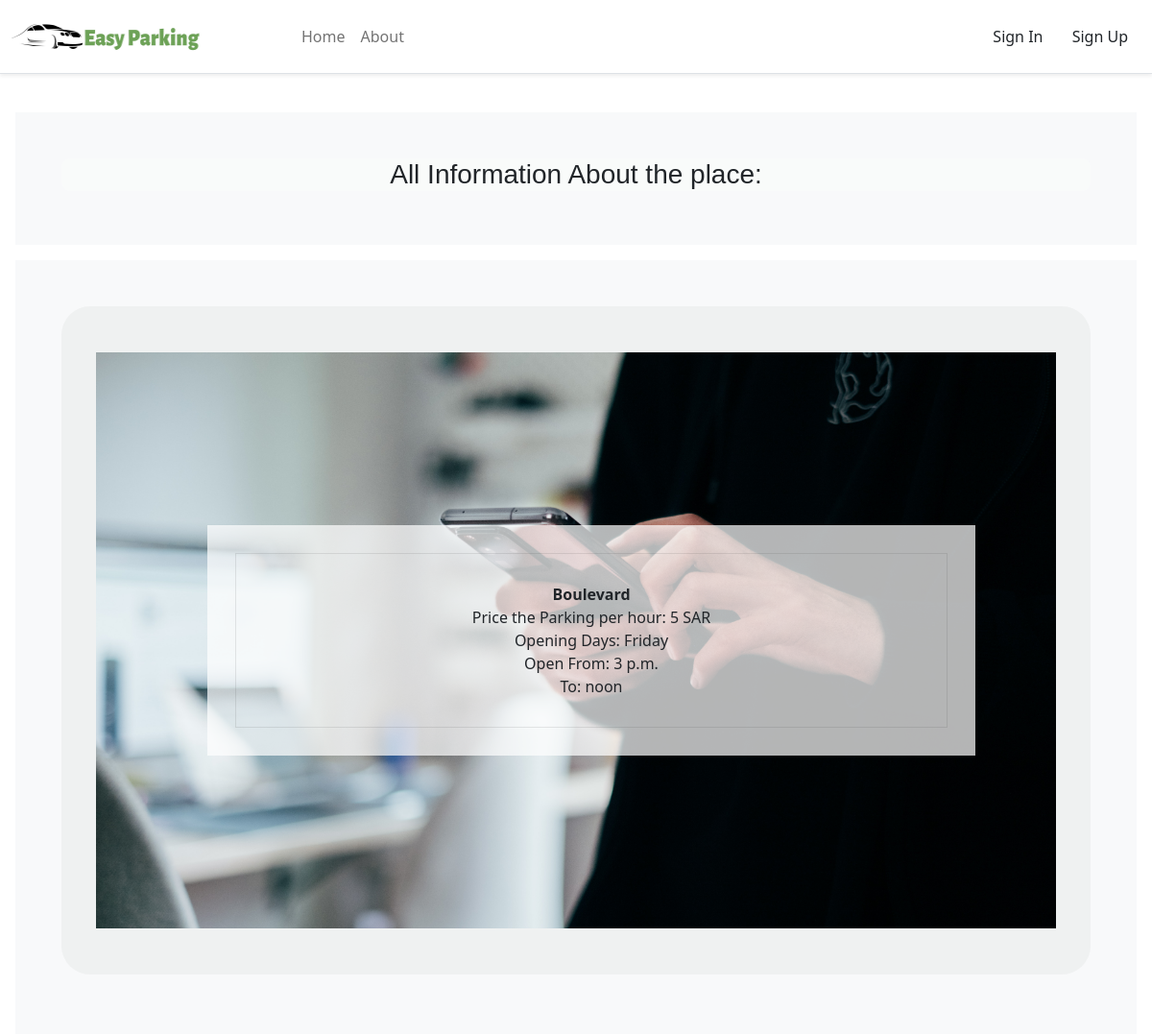
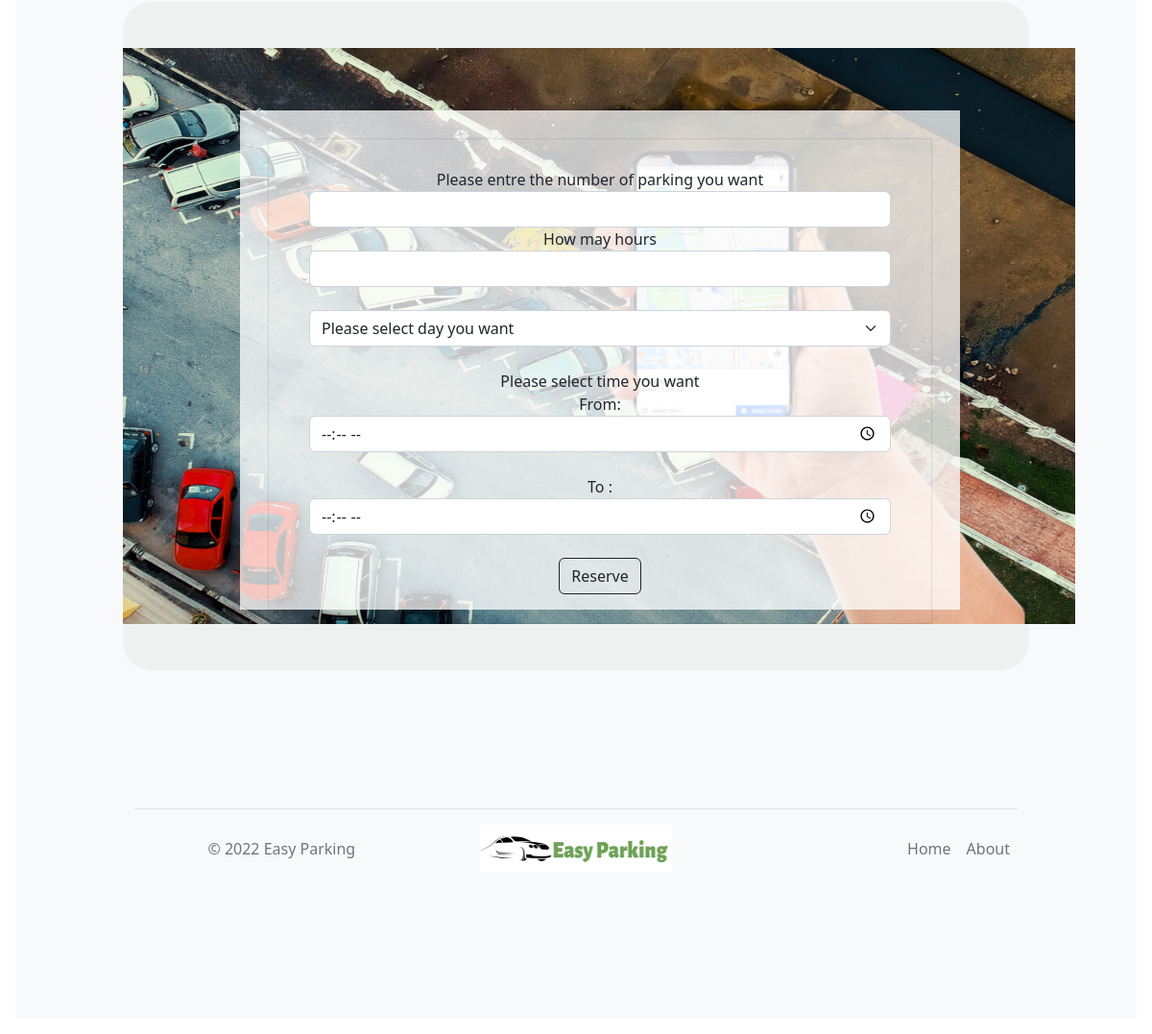
Page /info_reserve/None/ on the committed database (2 pictures, top to bottom).
### Home/models.py (models this page shows)
class Add_Place(models.Model):
    user = models.ForeignKey(User, on_delete=models.CASCADE)
    place_name = models.CharField(max_length=2048 , null=True)
    address = models.URLField(null=False , default="https://www.google.com/maps/")
    Price = models.CharField(max_length=2048)
    number_parking = models.IntegerField()
    days = models.CharField(max_length=64)
    open_time = models.TimeField()
    close_time = models.TimeField()

### users/views.py (the view, shortened to what this page needs)
# urls.py: path("info_reserve/<reserve_id>/" , views.information_and_reserve , name="information_and_reserve"),
def information_and_reserve(request : HttpRequest , reserve_id :int):
    information = Add_Place.objects.all()
    return render(request , "user/information_and_reserve.html" , {"place_info" :information })

### users/templates/user/information_and_reserve.html (shortened to what this page needs)
{% extends 'Base/Home.html' %}
{% load static %}
{% block content %}
	<div class="position-relative overflow-hidden p-3 p-md-5 m-md-3 text-center bg-light">
		<h3 style="font-family:Arial, Helvetica, sans-serif; text-align: center;"><div class="container " style="background-color:rgba(250, 253, 251, 0.719); border-radius: 9px; ">All Information About the place:</h3></div>
	<link href="https://maxcdn.bootstrapcdn.com/font-awesome/4.7.0/css/font-awesome.min.css" rel="stylesheet" />
	<div class="position-relative overflow-hidden p-3 p-md-5 m-md-3 text-center bg-light">
<section id="about-section" class="pt-5 pb-5">
	<div class="img">
<img src="{% static 'image/pic2.jpg' %}" width="1000" height="600"  alt="" ></div>
<div class="container ">
	<div class="red">
	<div class="row">
		<div class="col-lg-6 align-items-center justify-content-left d-flex mb-5 mb-lg-0">
			<div class="blockabout1">
				<div class="blockabout-inner text-center text-sm-start">
					<div id="formContent" style="text-align:center;">
						{% for information in place_info %}
						<strong>{{information.place_name}} </strong><br>
						Price the Parking per hour: {{information.Price}} SAR <br>
						Opening Days: {{information.days}} <br>
						Open From: {{information.open_time}}<br>
						To: {{information.close_time}}<br>
      {% endfor %}
				</div>
			</div>
		</div>
	</div>
</div>
</section>
	  <link href="https://maxcdn.bootstrapcdn.com/font-awesome/4.7.0/css/font-awesome.min.css" rel="stylesheet" />
	  <div class="position-relative overflow-hidden p-3 p-md-5 m-md-3 text-center bg-light">
  <section id="about-section" class="pt-5 pb-5">
	  <div class="img">
  <img src="{% static 'image/pic11.jpg' %}" width="1000" height="600"  alt="" ></div>
  <div class="container ">
	  <div class="red">
	  <div class="row">
		  <div class="col-lg-6 align-items-center justify-content-left d-flex mb-5 mb-lg-0">
			  <div class="blockabout">
				  <div class="blockabout-inner text-center text-sm-start">
					  <div id="formContent" style="text-align:center;">
						  <form ction="{% url 'users:user_reserve_information' user.id %}" method="POST" class="container">
							<div class="form-row">
							  <div class="col">
								<label for="">Please entre the number of parking you want</label>
								<input type="text" class="form-control" name="parking_reserve"required>
							  </div>
							</div>
							<div class="form-row">
							  <div class="col">
								<label for="">How may hours</label>
								<input type="" class="form-control"  name="hours"required>
							  </div><br>
							  <div class="col">
							  <select class="form-select" aria-label="Default select example" name="day">
								  <option disabled selected>Please select day you want</option>
							  </select>
						  </div><br>
							<div class="form-row">
							  <div class="col">
								  <label for="Times">Please select time you want</label> <br>From:
								  <input type="time" class="form-control"  name="start_time" required>
								</div>
								<div class="col" >
								  <label for="Times"></label> <br>To :
								  <input type="time" class="form-control"  name="end_time" required>
								</div><br>
							<div class="col-12">
							  <button type="submit" class="btn btn-outline-dark">Reserve</button>
							</div>
						  </form>
				  </div>
			  </div>
		  </div>
	  </div>
  </div>
  </section>
  </body>
  <br><br><br><br><br>
  {% endblock %}

### users/templates/user/information_and_reserve.html (style rules this page uses)
#about-section { background: rgba(154, 166, 160, 0.1); border-radius:30px; }
.blockabout { padding: 29px; background: rgba(255, 255, 255, 0.755); width: 750px; height: 520px; position: absolute; margin-top: -550px; margin-left: 110px; align-content: center; }
.blockabout1 { padding: 29px; background: rgba(255, 255, 255, 0.705); width: 800px; height: 600; position: absolute; margin-top: -600px; margin-left: 140px; }
.blockabout-inner { padding: 30px; border: 1px solid rgba(32, 33, 36, 0.1); }

### rows in the picture
Add_Place: place_name "Boulevard", Price "5", days "Friday", open_time "3 p.m.", close_time "noon"
